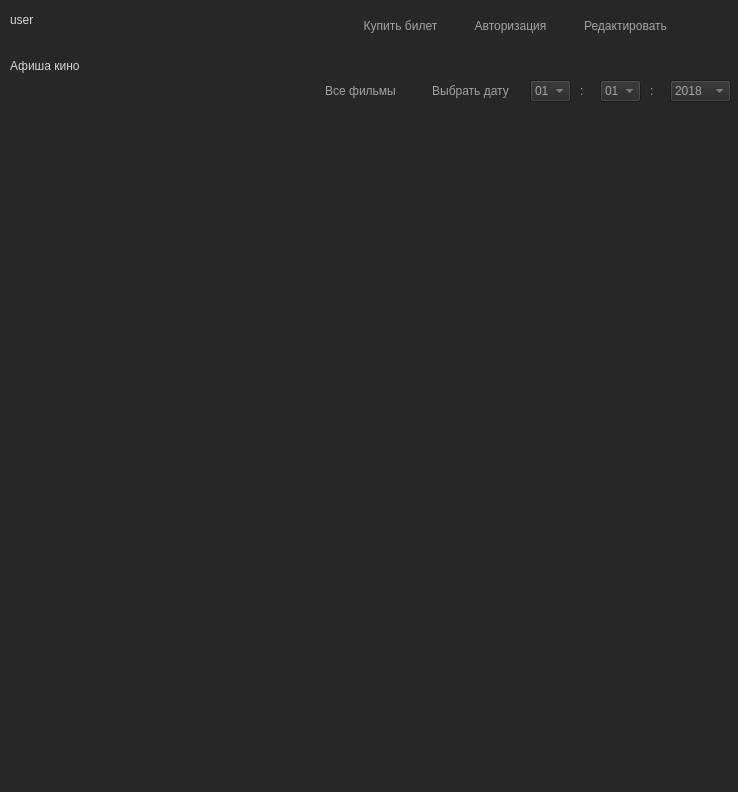
<?xml version="1.0" encoding="UTF-8"?>
<ui version="4.0">
 <class>MainWindow</class>
 <widget class="QMainWindow" name="MainWindow">
  <property name="geometry">
   <rect>
    <x>0</x>
    <y>0</y>
    <width>738</width>
    <height>792</height>
   </rect>
  </property>
  <property name="windowTitle">
   <string>Кино Минска</string>
  </property>
  <property name="styleSheet">
   <string notr="true">background-color: rgb(39, 39, 42);
color: rgb(163, 163, 164);</string>
  </property>
  <widget class="QWidget" name="centralWidget">
   <widget class="QPushButton" name="pushButton">
    <property name="geometry">
     <rect>
      <x>460</x>
      <y>10</y>
      <width>101</width>
      <height>31</height>
     </rect>
    </property>
    <property name="styleSheet">
     <string notr="true">background-color: rgb(39, 39, 42);
font: 75 12pt &quot;Arial&quot;;
color: rgb(163, 163, 164);
border: 1px solid #292929;
</string>
    </property>
    <property name="text">
     <string>Авторизация</string>
    </property>
   </widget>
   <widget class="QPushButton" name="pushButton_2">
    <property name="geometry">
     <rect>
      <x>570</x>
      <y>10</y>
      <width>111</width>
      <height>31</height>
     </rect>
    </property>
    <property name="styleSheet">
     <string notr="true">background-color: rgb(39, 39, 42);
font: 75 12pt &quot;Arial&quot;;
color: rgb(163, 163, 164);
border: 1px solid #292929;
</string>
    </property>
    <property name="text">
     <string>Редактировать</string>
    </property>
   </widget>
   <widget class="QTableView" name="tableView">
    <property name="geometry">
     <rect>
      <x>30</x>
      <y>110</y>
      <width>691</width>
      <height>651</height>
     </rect>
    </property>
    <property name="sizePolicy">
     <sizepolicy hsizetype="Expanding" vsizetype="Expanding">
      <horstretch>0</horstretch>
      <verstretch>0</verstretch>
     </sizepolicy>
    </property>
    <property name="styleSheet">
     <string notr="true">background-color: rgb(39, 39, 42);
font: 75 10pt &quot;Arial&quot;;
color: rgb(163, 163, 164);
border: 1px solid #292929;</string>
    </property>
    <attribute name="horizontalHeaderDefaultSectionSize">
     <number>150</number>
    </attribute>
   </widget>
   <widget class="QPushButton" name="pushButton_3">
    <property name="geometry">
     <rect>
      <x>690</x>
      <y>10</y>
      <width>41</width>
      <height>31</height>
     </rect>
    </property>
    <property name="styleSheet">
     <string notr="true">background-color: rgb(39, 39, 42);
font: 75 12pt &quot;Arial&quot;;
color: rgb(212, 212, 212);
border: 1px solid #292929;</string>
    </property>
    <property name="text">
     <string/>
    </property>
    <property name="icon">
     <iconset>
      <normaloff>../build-project-Desktop_Qt_5_11_2_MinGW_32bit-Debug/buttons/close.png</normaloff>../build-project-Desktop_Qt_5_11_2_MinGW_32bit-Debug/buttons/close.png</iconset>
    </property>
   </widget>
   <widget class="QLabel" name="label">
    <property name="geometry">
     <rect>
      <x>10</x>
      <y>30</y>
      <width>291</width>
      <height>71</height>
     </rect>
    </property>
    <property name="styleSheet">
     <string notr="true">font: 75 36pt &quot;Arial&quot;;
color: rgb(212, 212, 212);</string>
    </property>
    <property name="text">
     <string>Афиша кино</string>
    </property>
   </widget>
   <widget class="QPushButton" name="pushButton_4">
    <property name="geometry">
     <rect>
      <x>350</x>
      <y>10</y>
      <width>101</width>
      <height>31</height>
     </rect>
    </property>
    <property name="styleSheet">
     <string notr="true">background-color: rgb(39, 39, 42);
font: 75 12pt &quot;Arial&quot;;
color: rgb(163, 163, 164);
border: 1px solid #292929;
</string>
    </property>
    <property name="text">
     <string>Купить билет</string>
    </property>
   </widget>
   <widget class="QPushButton" name="pushButton_5">
    <property name="geometry">
     <rect>
      <x>420</x>
      <y>80</y>
      <width>101</width>
      <height>21</height>
     </rect>
    </property>
    <property name="styleSheet">
     <string notr="true">background-color: rgb(39, 39, 42);
font: 75 10pt &quot;Arial&quot;;
color: rgb(163, 163, 164);
border: 1px solid #292929;
</string>
    </property>
    <property name="text">
     <string>Выбрать дату</string>
    </property>
   </widget>
   <widget class="QPushButton" name="pushButton_6">
    <property name="geometry">
     <rect>
      <x>310</x>
      <y>80</y>
      <width>101</width>
      <height>21</height>
     </rect>
    </property>
    <property name="styleSheet">
     <string notr="true">background-color: rgb(39, 39, 42);
font: 75 10pt &quot;Arial&quot;;
color: rgb(163, 163, 164);
border: 1px solid #292929;
</string>
    </property>
    <property name="text">
     <string>Все фильмы</string>
    </property>
   </widget>
   <widget class="QLabel" name="label_8">
    <property name="geometry">
     <rect>
      <x>580</x>
      <y>80</y>
      <width>16</width>
      <height>21</height>
     </rect>
    </property>
    <property name="styleSheet">
     <string notr="true">background-color: rgb(39, 39, 42);
font: 75 18pt &quot;Arial&quot;;
color: rgb(163, 163, 164);</string>
    </property>
    <property name="text">
     <string>:</string>
    </property>
   </widget>
   <widget class="QLabel" name="label_9">
    <property name="geometry">
     <rect>
      <x>650</x>
      <y>80</y>
      <width>16</width>
      <height>21</height>
     </rect>
    </property>
    <property name="styleSheet">
     <string notr="true">background-color: rgb(39, 39, 42);
font: 75 18pt &quot;Arial&quot;;
color: rgb(163, 163, 164);</string>
    </property>
    <property name="text">
     <string>:</string>
    </property>
   </widget>
   <widget class="QComboBox" name="comboBox">
    <property name="geometry">
     <rect>
      <x>600</x>
      <y>80</y>
      <width>41</width>
      <height>22</height>
     </rect>
    </property>
    <item>
     <property name="text">
      <string>01</string>
     </property>
    </item>
    <item>
     <property name="text">
      <string>02</string>
     </property>
    </item>
    <item>
     <property name="text">
      <string>03</string>
     </property>
    </item>
    <item>
     <property name="text">
      <string>04</string>
     </property>
    </item>
    <item>
     <property name="text">
      <string>05</string>
     </property>
    </item>
    <item>
     <property name="text">
      <string>06</string>
     </property>
    </item>
    <item>
     <property name="text">
      <string>07</string>
     </property>
    </item>
    <item>
     <property name="text">
      <string>08</string>
     </property>
    </item>
    <item>
     <property name="text">
      <string>09</string>
     </property>
    </item>
    <item>
     <property name="text">
      <string>10</string>
     </property>
    </item>
    <item>
     <property name="text">
      <string>11</string>
     </property>
    </item>
    <item>
     <property name="text">
      <string>12</string>
     </property>
    </item>
   </widget>
   <widget class="QComboBox" name="comboBox_2">
    <property name="geometry">
     <rect>
      <x>530</x>
      <y>80</y>
      <width>41</width>
      <height>22</height>
     </rect>
    </property>
    <item>
     <property name="text">
      <string>01</string>
     </property>
    </item>
    <item>
     <property name="text">
      <string>02</string>
     </property>
    </item>
    <item>
     <property name="text">
      <string>03</string>
     </property>
    </item>
    <item>
     <property name="text">
      <string>04</string>
     </property>
    </item>
    <item>
     <property name="text">
      <string>05</string>
     </property>
    </item>
    <item>
     <property name="text">
      <string>06</string>
     </property>
    </item>
    <item>
     <property name="text">
      <string>07</string>
     </property>
    </item>
    <item>
     <property name="text">
      <string>08</string>
     </property>
    </item>
    <item>
     <property name="text">
      <string>09</string>
     </property>
    </item>
    <item>
     <property name="text">
      <string>10</string>
     </property>
    </item>
    <item>
     <property name="text">
      <string>11</string>
     </property>
    </item>
    <item>
     <property name="text">
      <string>12</string>
     </property>
    </item>
    <item>
     <property name="text">
      <string>13</string>
     </property>
    </item>
    <item>
     <property name="text">
      <string>14</string>
     </property>
    </item>
    <item>
     <property name="text">
      <string>15</string>
     </property>
    </item>
    <item>
     <property name="text">
      <string>16</string>
     </property>
    </item>
    <item>
     <property name="text">
      <string>17</string>
     </property>
    </item>
    <item>
     <property name="text">
      <string>18</string>
     </property>
    </item>
    <item>
     <property name="text">
      <string>19</string>
     </property>
    </item>
    <item>
     <property name="text">
      <string>20</string>
     </property>
    </item>
    <item>
     <property name="text">
      <string>21</string>
     </property>
    </item>
    <item>
     <property name="text">
      <string>22</string>
     </property>
    </item>
    <item>
     <property name="text">
      <string>23</string>
     </property>
    </item>
    <item>
     <property name="text">
      <string>24</string>
     </property>
    </item>
    <item>
     <property name="text">
      <string>25</string>
     </property>
    </item>
    <item>
     <property name="text">
      <string>26</string>
     </property>
    </item>
    <item>
     <property name="text">
      <string>27</string>
     </property>
    </item>
    <item>
     <property name="text">
      <string>28</string>
     </property>
    </item>
    <item>
     <property name="text">
      <string>29</string>
     </property>
    </item>
    <item>
     <property name="text">
      <string>30</string>
     </property>
    </item>
    <item>
     <property name="text">
      <string>31</string>
     </property>
    </item>
   </widget>
   <widget class="QComboBox" name="comboBox_3">
    <property name="geometry">
     <rect>
      <x>670</x>
      <y>80</y>
      <width>61</width>
      <height>22</height>
     </rect>
    </property>
    <item>
     <property name="text">
      <string>2018</string>
     </property>
    </item>
    <item>
     <property name="text">
      <string>2019</string>
     </property>
    </item>
   </widget>
   <widget class="QLabel" name="label_2">
    <property name="geometry">
     <rect>
      <x>10</x>
      <y>10</y>
      <width>41</width>
      <height>20</height>
     </rect>
    </property>
    <property name="styleSheet">
     <string notr="true">font: 75 10pt &quot;Arial&quot;;
color: rgb(212, 212, 212);</string>
    </property>
    <property name="text">
     <string>user</string>
    </property>
   </widget>
   <widget class="QPushButton" name="pushButton_7">
    <property name="geometry">
     <rect>
      <x>60</x>
      <y>10</y>
      <width>31</width>
      <height>21</height>
     </rect>
    </property>
    <property name="styleSheet">
     <string notr="true">background-color: rgb(39, 39, 42);
font: 75 12pt &quot;Arial&quot;;
color: rgb(212, 212, 212);
border: 1px solid #292929;</string>
    </property>
    <property name="text">
     <string/>
    </property>
    <property name="icon">
     <iconset>
      <normaloff>../build-project-Desktop_Qt_5_11_2_MinGW_32bit-Debug/buttons/refresh.png</normaloff>../build-project-Desktop_Qt_5_11_2_MinGW_32bit-Debug/buttons/refresh.png</iconset>
    </property>
   </widget>
  </widget>
  <widget class="QStatusBar" name="statusBar"/>
 </widget>
 <layoutdefault spacing="6" margin="11"/>
 <resources/>
 <connections/>
</ui>
